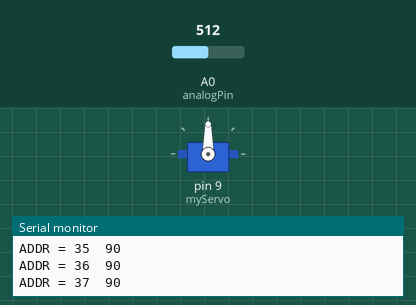
Simulated run of this sketch. Board: Arduino Uno, built with avr-gcc and run on an emulated ATmega328P. Shown: servo, the last lines printed to the serial monitor. Wiring (inferred from the names in the program): 24Cxx EEPROM at I2C address 0x50. Inputs (shaded band) come from the test bench; at power-on: A0 (analogPin) = 512. EEPROM starts erased.

Above: at 0.8 s.
0.9 s: A0 (analogPin) set to 554
At 1.6 s:
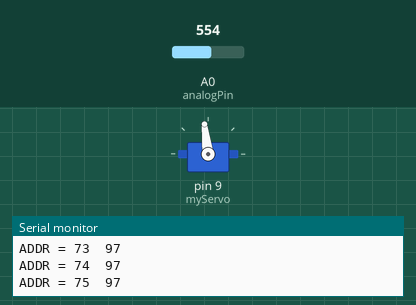
2.4 s: A0 (analogPin) set to 575
At 3.2 s:
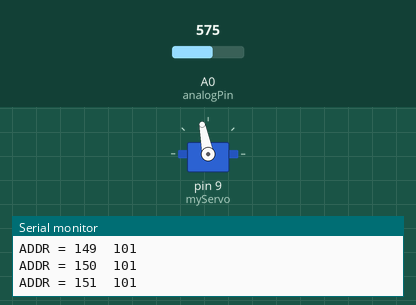
3.9 s: A0 (analogPin) set to 306
At 4.2 s:
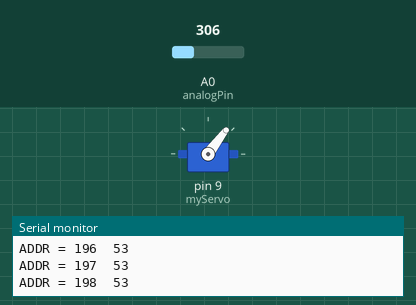
5.4 s: A0 (analogPin) set to 716
At 6.3 s:
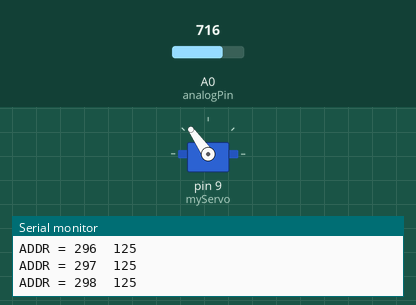
6.9 s: A0 (analogPin) set to 0
At 8.0 s:
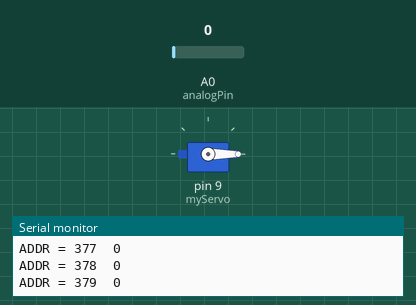
8.4 s: A0 (analogPin) set to 51
9.9 s: A0 (analogPin) set to 60
At 37.6 s:
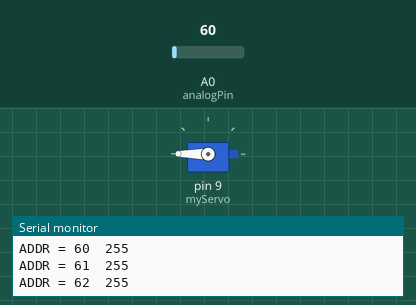
Timing chart, 0 to 38.0 s (numbered marks = the images above; inputs shaded):
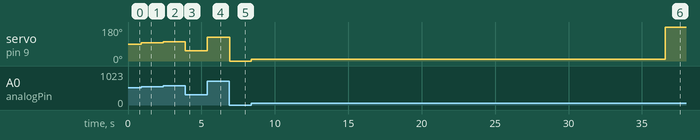

The sketch:

At24c256_readWrite_servo.ino
```cpp
#include "Servo.h"  //for servo control
#include "Wire.h"   //for i2c communication

#define EEPROM_I2C_ADDRESS 0x50   //i2c adress if all three adress pins grounded

int analogPin = 0;    //analog pin connects the potentiometer

int val = 0;    //to store analog data from potentiometer

int readVal = 0;    //to read the data from the EEPROM

int maxAddress = 1500;    //maximum adress to be used (EEPROM max is 32KB)

Servo myServo;    //create servo object

//function to write to the external EEPROM
//arduino wire library send one byte at a time over I2C, you need to break the 16-bit address into two 8-bit parts
void wrtiteEEPROM(int address, byte val, int i2c_address){
  Wire.beginTransmission(i2c_address);
  //bitwise right shift on the address integer by 8 bits, extracts the MSB of the 16-bit address.
  Wire.write((int)(address>>8));
  //bitwise AND operation between address and 0xFF, isolates the LSB of the 16-bit address
  Wire.write((int)(address & 0xFF));

  Wire.write(val);    //send the data byte to into the address

  Wire.endTransmission();
  delay(5);
}

//function to read from the external EEPROM
byte readEEPROM(int address, int i2c_address){
  byte rcvData = 0xFF;    //store the byte read from the EEPROM, initialized it to a known value

  Wire.beginTransmission(i2c_address);
  Wire.write((int)(address>>8));
  Wire.write((int)(address & 0xFF));

  Wire.endTransmission();

  Wire.requestFrom(i2c_address, 1);   //request EEPROM to read 1 byte of data.

  rcvData = Wire.read();    //read data byte from the address
  return rcvData;
}

void setup() {
  Wire.begin();   //initialized i2c communication
  Serial.begin(9600);   //initialize serial communication

  myServo.attach(9);    //initialize servo on pin 9

  Serial.println("Start recording...");

  //loop upto the max adress to be used and record the servo angles for corresponding analog reading from the potentiometer
  for (int address = 0 ; address <= maxAddress; address++) {
    val = map(analogRead(analogPin),0, 1023, 0, 180);   //map the analog reading to servo angle
    myServo.write(val);   //move the servo to particular single
    delay(15);
    wrtiteEEPROM(address,val,EEPROM_I2C_ADDRESS);   //write the angle to the adress of the EEPROM

    Serial.print("ADDR = ");
    Serial.print(address);
    Serial.print("\t");
    Serial.println(val);
  }

  Serial.println("Recording Done");
  delay(5000);

  Serial.println("Begin Playback...");

  //oop upto the max adress used and read the servo angles
  for (int address = 0; address<=maxAddress; address++) {
    readVal = readEEPROM(address, EEPROM_I2C_ADDRESS);    //read the angle from the address
    myServo.write(readVal);
    delay(15);

    Serial.print("ADDR = ");
    Serial.print(address);
    Serial.print("\t");
    Serial.println(readVal);
  }

  Serial.println("Playback finished...");

}

void loop() {}
```

Measured:
- after the input at 0.9 s, servo on pin 9 (myServo): 90° → 97° at once
- after the input at 2.4 s, servo on pin 9 (myServo): 97° → 101° at once
- after the input at 3.9 s, servo on pin 9 (myServo): 101° → 53° at once
- after the input at 5.4 s, servo on pin 9 (myServo): 53° → 125° at once
- after the input at 6.9 s, servo on pin 9 (myServo): 125° → 0° at once
- after the input at 8.4 s, servo on pin 9 (myServo): 0° → 8° at once
- after the input at 9.9 s, servo on pin 9 (myServo): 8° → 10° at once, → 180° 26.7 s later
